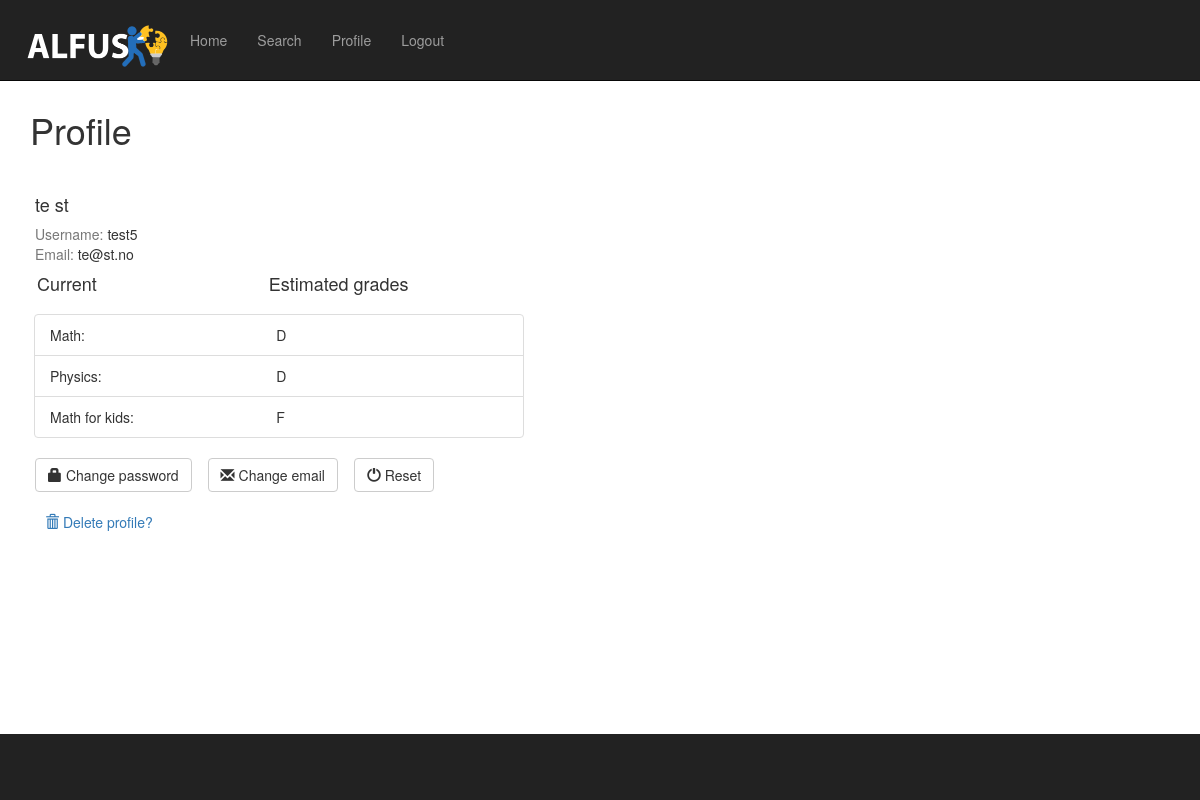
Page /questions/profile/ (signed in) on the earlier database version.
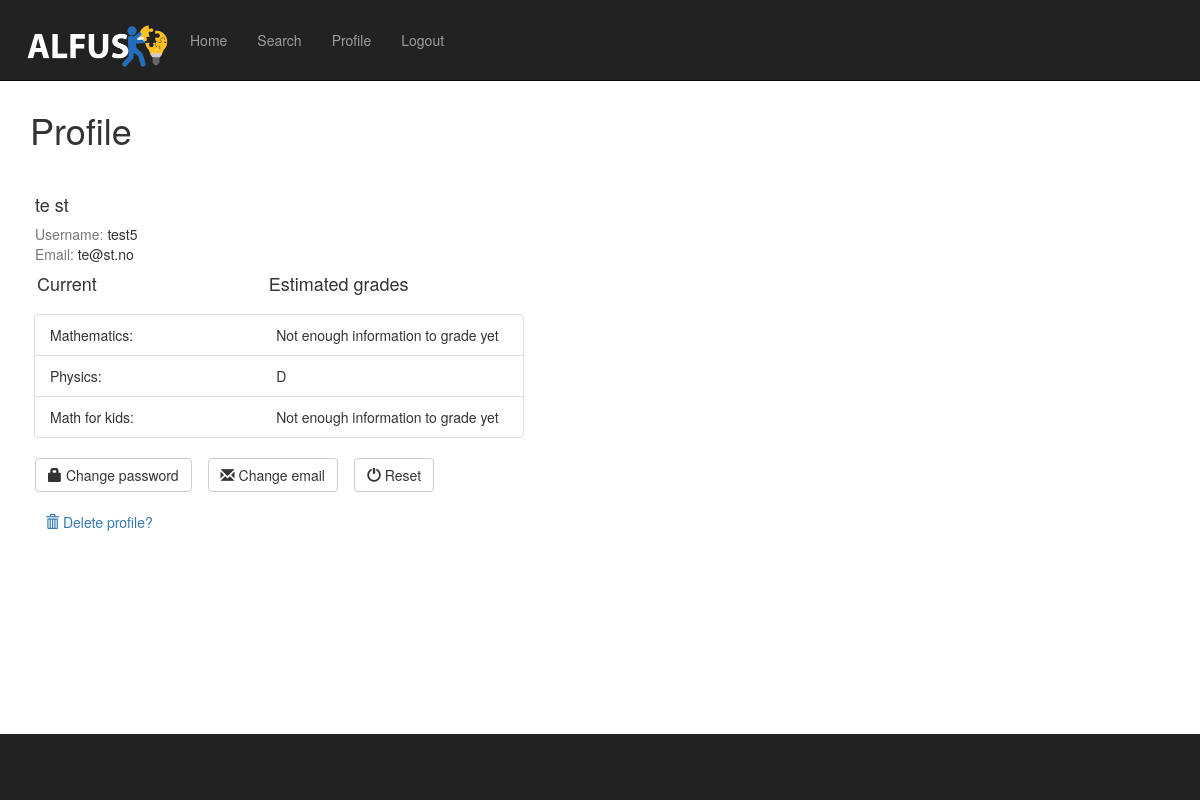
Same page on the later database version.
### questions/models.py (models this page shows)
class Subject(models.Model):
    name = models.CharField(max_length=200)
    def __str__(self):
        return self.name

### questions/views.py (the view)
@login_required(login_url="/login/")
def profile(request):
    temp = get_grade_subject(request)
    subject = []
    grades_letter = []
    for i in temp.keys():
        subject.append(i)
        grades_letter.append(temp[i])
    zipped = zip(subject, grades_letter)
    return render(request, 'questions/profile.html', {"skills": zipped})

### questions/views.py (called while the page is built)
def number_to_grade(number):
    if number == 0.5 or number == 0:
        return("Not enough information to grade yet")
    elif number >= 0.89:
        return("A")
    elif number >= 0.77:
        return("B")
    elif number >= 0.65:
        return("C")
    elif number >= 0.53:
        return("D")
    elif number >= 0.41:
        return("E")
    else:
        return("F")

def get_grade_subject(request):
    skillrating_chapters = hasChapter.objects.filter(user=request.user)
    subject_grade = {}
    for t in list(Subject.objects.all()):
        count = 0
        temp = 0
        for q in list(skillrating_chapters):
            if q.chapter.part_of == t:
                temp += q.skill_rating_chapter
                count += 1
            print("count")
        print("---------------")
        if count == 0:
            count = 1
        subject_grade[t] = number_to_grade(temp / count)
        print(subject_grade)
    return(subject_grade)

### questions/templates/questions/profile.html (shortened to what this page needs)
{% extends "questions/base.html" %}
{% block content %}
    <h1 style="top: 20px;position: relative">Profile</h1>
    <br>
    <div class="container">
        <div class="row">
            <div class="col-md-9">
                <div class="row">
                    <div class="row">
                        <h4 style="left: 20px;top: 25px;position: relative">{{ user.first_name }} {{ user.last_name }}</h4>
                        <div class="col-md-6">
                            <div class="row">
                                <div style="padding-left: 20px;padding-top: 25px">
                                    <span class="text-muted">Username:</span> {{ user.username }} <br>
                                    <span class="text-muted">Email:</span> {{ user.email }} <br>
                                </div>
                                <div>
                                    <div style="position: relative; left:19px">
                                        <div class="container">
                                            <h4 class="current">Current</h4>
                                            <h4 class="estimate">Estimated grades</h4>
                                        </div>
                                        <ul class="list-group"
                                            style=" width: 500px;table-layout: fixed; padding-top: 10px;padding-right: 10px">
                                            {% for chapter, grade in skills %}
                                                <li class="list-group-item">
                                                    <div class="row">
                                                        <div class="col-xs-5">
                                                            {{ chapter }}:
                                                        </div>
                                                        <div class="hideextra">
                                                            &emsp; {{ grade }}
                                                        </div>
                                                    </div>
                                                </li>
                                            {% endfor %}
                                        </ul>
                                    </div>
                                </div>
                                <div style="display:flex;justify-content: flex-start; padding-left: 20px; padding-bottom: 20px">
                                    <div style="margin-right: 16px">
                                        <a href="{% url 'questions:change_password' %}"
                                           class="btn btn-default pull-left"><i
                                                class="glyphicon glyphicon-lock"></i> Change password </a>
                                    </div>
                                    <a href="{% url 'questions:change_email' %}" class="btn btn-default pull-left"><i
                                            class="glyphicon glyphicon-envelope"></i> Change email </a>
                                    <div style="margin-left: 16px">
                                        <a href="{% url 'questions:reset' %}" class="btn btn-default pull-right"><i
                                                class="glyphicon glyphicon-off"></i> Reset </a>
                                    </div>
                                </div>
                            </div>
                        </div>
                    </div>
                </div>
            </div>
            <div class="col-md-12 text-left">
                <a href="{% url 'questions:delete_user' %}"><i class="glyphicon glyphicon-trash"></i> Delete profile?
                </a>
            </div>
        </div>
    </div>
{% endblock %}

Differences in the rows shown:
changed Subject: name "Math" → "Mathematics"; grade "D" → "Not enough information to grade yet"
computed for Subject "Math for kids": grade "F" → "Not enough information to grade yet"
